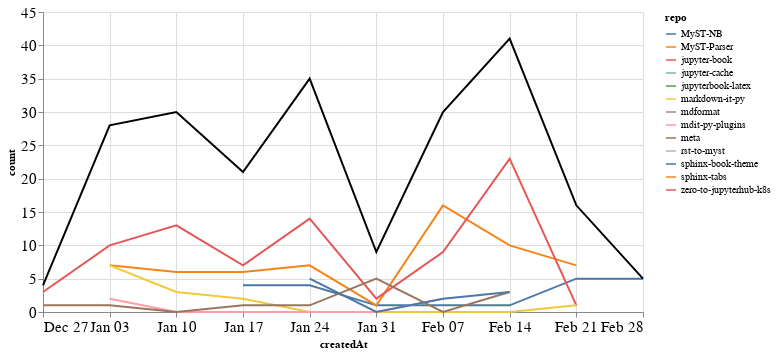

Write notebook code for a chart like this one.
### Markdown cell above
### Comments

### Code cell
comments_time = comments.groupby('repo').resample('W', on='createdAt').count()['author'].reset_index()
comments_time = comments_time.rename(columns={'author': 'count'})
comments_time_total = comments_time.groupby('createdAt').agg({"count": "sum"}).reset_index()
ch1 = alt.Chart(comments_time, width=600).mark_line().encode(
    x='createdAt',
    y='count',
    color='repo',
    tooltip="repo"
)

ch2 = alt.Chart(comments_time_total, width=600).mark_line(color="black").encode(
    x='createdAt',
    y='count',
)

ch1 + ch2

### Figure 1 — Vega-Lite specification as saved in the notebook (floating-point values rounded to 4 significant figures)
{"config": {"axisLeft": {"labelFontSize": 15}, "axisBottom": {"labelFontSize": 15}}, "layer": [{"data": {"name": "data-a5932767ea6b548e862ccabc97d8be90"}, "mark": "line", "encoding": {"color": {"type": "nominal", "field": "repo"}, "tooltip": {"type": "nominal", "field": "repo"}, "x": {"type": "temporal", "field": "createdAt"}, "y": {"type": "quantitative", "field": "count"}}, "width": 600}, {"data": {"name": "data-45c29cde559ff90e11061fc5712356ce"}, "mark": {"type": "line", "color": "black"}, "encoding": {"x": {"type": "temporal", "field": "createdAt"}, "y": {"type": "quantitative", "field": "count"}}, "width": 600}], "$schema": "https://vega.github.io/schema/vega-lite/v4.8.1.json", "datasets": {"data-a5932767ea6b548e862ccabc97d8be90": [{"repo": "MyST-NB", "createdAt": "2021-01-17T00:00:00", "count": 4}, {"repo": "MyST-NB", "createdAt": "2021-01-24T00:00:00", "count": 4}, {"repo": "MyST-NB", "createdAt": "2021-01-31T00:00:00", "count": 1}, {"repo": "MyST-NB", "createdAt": "2021-02-07T00:00:00", "count": 1}, {"repo": "MyST-NB", "createdAt": "2021-02-14T00:00:00", "count": 1}, {"repo": "MyST-NB", "createdAt": "2021-02-21T00:00:00", "count": 5}, {"repo": "MyST-NB", "createdAt": "2021-02-28T00:00:00", "count": 5}, {"repo": "MyST-Parser", "createdAt": "2021-01-03T00:00:00", "count": 7}, {"repo": "MyST-Parser", "createdAt": "2021-01-10T00:00:00", "count": 6}, {"repo": "MyST-Parser", "createdAt": "2021-01-17T00:00:00", "count": 6}, {"repo": "MyST-Parser", "createdAt": "2021-01-24T00:00:00", "count": 7}, {"repo": "MyST-Parser", "createdAt": "2021-01-31T00:00:00", "count": 1}, {"repo": "MyST-Parser", "createdAt": "2021-02-07T00:00:00", "count": 16}, {"repo": "MyST-Parser", "createdAt": "2021-02-14T00:00:00", "count": 10}, {"repo": "MyST-Parser", "createdAt": "2021-02-21T00:00:00", "count": 7}, {"repo": "jupyter-book", "createdAt": "2020-12-27T00:00:00", "count": 3}, {"repo": "jupyter-book", "createdAt": "2021-01-03T00:00:00", "count": 10}, {"repo": "jupyter-book", "createdAt": "2021-01-10T00:00:00", "count": 13}, {"repo": "jupyter-book", "createdAt": "2021-01-17T00:00:00", "count": 7}, {"repo": "jupyter-book", "createdAt": "2021-01-24T00:00:00", "count": 14}, {"repo": "jupyter-book", "createdAt": "2021-01-31T00:00:00", "count": 2}, {"repo": "jupyter-book", "createdAt": "2021-02-07T00:00:00", "count": 9}, {"repo": "jupyter-book", "createdAt": "2021-02-14T00:00:00", "count": 23}, {"repo": "jupyter-book", "createdAt": "2021-02-21T00:00:00", "count": 1}, {"repo": "jupyter-cache", "createdAt": "2021-01-17T00:00:00", "count": 1}, {"repo": "jupyterbook-latex", "createdAt": "2021-02-14T00:00:00", "count": 1}, {"repo": "markdown-it-py", "createdAt": "2021-01-03T00:00:00", "count": 7}, {"repo": "markdown-it-py", "createdAt": "2021-01-10T00:00:00", "count": 3}, {"repo": "markdown-it-py", "createdAt": "2021-01-17T00:00:00", "count": 2}, {"repo": "markdown-it-py", "createdAt": "2021-01-24T00:00:00", "count": 0}, {"repo": "markdown-it-py", "createdAt": "2021-01-31T00:00:00", "count": 0}, {"repo": "markdown-it-py", "createdAt": "2021-02-07T00:00:00", "count": 0}, {"repo": "markdown-it-py", "createdAt": "2021-02-14T00:00:00", "count": 0}, {"repo": "markdown-it-py", "createdAt": "2021-02-21T00:00:00", "count": 1}, {"repo": "mdformat", "createdAt": "2021-02-21T00:00:00", "count": 2}, {"repo": "mdit-py-plugins", "createdAt": "2021-01-03T00:00:00", "count": 2}, {"repo": "mdit-py-plugins", "createdAt": "2021-01-10T00:00:00", "count": 0}, {"repo": "mdit-py-plugins", "createdAt": "2021-01-17T00:00:00", "count": 0}, {"repo": "mdit-py-plugins", "createdAt": "2021-01-24T00:00:00", "count": 0}, {"repo": "mdit-py-plugins", "createdAt": "2021-01-31T00:00:00", "count": 0}, {"repo": "mdit-py-plugins", "createdAt": "2021-02-07T00:00:00", "count": 2}, {"repo": "meta", "createdAt": "2020-12-27T00:00:00", "count": 1}, {"repo": "meta", "createdAt": "2021-01-03T00:00:00", "count": 1}, {"repo": "meta", "createdAt": "2021-01-10T00:00:00", "count": 0}, {"repo": "meta", "createdAt": "2021-01-17T00:00:00", "count": 1}, {"repo": "meta", "createdAt": "2021-01-24T00:00:00", "count": 1}, {"repo": "meta", "createdAt": "2021-01-31T00:00:00", "count": 5}, {"repo": "meta", "createdAt": "2021-02-07T00:00:00", "count": 0}, {"repo": "meta", "createdAt": "2021-02-14T00:00:00", "count": 3}, {"repo": "rst-to-myst", "createdAt": "2021-01-10T00:00:00", "count": 8}, {"repo": "sphinx-book-theme", "createdAt": "2021-01-24T00:00:00", "count": 5}, {"repo": "sphinx-book-theme", "createdAt": "2021-01-31T00:00:00", "count": 0}, {"repo": "sphinx-book-theme", "createdAt": "2021-02-07T00:00:00", "count": 2}, {"repo": "sphinx-book-theme", "createdAt": "2021-02-14T00:00:00", "count": 3}, {"repo": "sphinx-tabs", "createdAt": "2021-01-24T00:00:00", "count": 4}, {"repo": "zero-to-jupyterhub-k8s", "createdAt": "2021-01-03T00:00:00", "count": 1}], "data-45c29cde559ff90e11061fc5712356ce": [{"createdAt": "2020-12-27T00:00:00", "count": 4}, {"createdAt": "2021-01-03T00:00:00", "count": 28}, {"createdAt": "2021-01-10T00:00:00", "count": 30}, {"createdAt": "2021-01-17T00:00:00", "count": 21}, {"createdAt": "2021-01-24T00:00:00", "count": 35}, {"createdAt": "2021-01-31T00:00:00", "count": 9}, {"createdAt": "2021-02-07T00:00:00", "count": 30}, {"createdAt": "2021-02-14T00:00:00", "count": 41}, {"createdAt": "2021-02-21T00:00:00", "count": 16}, {"createdAt": "2021-02-28T00:00:00", "count": 5}]}}
